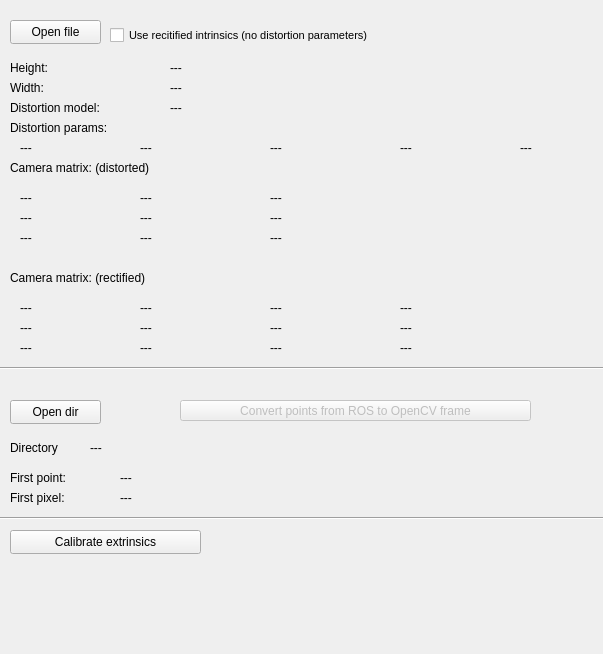
<?xml version="1.0" encoding="UTF-8"?>
<ui version="4.0">
 <class>MainWindow</class>
 <widget class="QMainWindow" name="MainWindow">
  <property name="geometry">
   <rect>
    <x>0</x>
    <y>0</y>
    <width>603</width>
    <height>654</height>
   </rect>
  </property>
  <property name="windowTitle">
   <string>MainWindow</string>
  </property>
  <widget class="QWidget" name="centralwidget">
   <widget class="QPushButton" name="pushButtonOpenFile">
    <property name="geometry">
     <rect>
      <x>10</x>
      <y>20</y>
      <width>91</width>
      <height>24</height>
     </rect>
    </property>
    <property name="text">
     <string>Open file</string>
    </property>
   </widget>
   <widget class="QLabel" name="label">
    <property name="geometry">
     <rect>
      <x>10</x>
      <y>100</y>
      <width>151</width>
      <height>16</height>
     </rect>
    </property>
    <property name="text">
     <string>Distortion model:</string>
    </property>
   </widget>
   <widget class="QLabel" name="labelDisMod">
    <property name="geometry">
     <rect>
      <x>170</x>
      <y>100</y>
      <width>75</width>
      <height>16</height>
     </rect>
    </property>
    <property name="text">
     <string>---</string>
    </property>
   </widget>
   <widget class="QLabel" name="label_2">
    <property name="geometry">
     <rect>
      <x>10</x>
      <y>60</y>
      <width>75</width>
      <height>16</height>
     </rect>
    </property>
    <property name="text">
     <string>Height:</string>
    </property>
   </widget>
   <widget class="QLabel" name="labelHeight">
    <property name="geometry">
     <rect>
      <x>170</x>
      <y>60</y>
      <width>75</width>
      <height>16</height>
     </rect>
    </property>
    <property name="text">
     <string>---</string>
    </property>
   </widget>
   <widget class="QLabel" name="label_3">
    <property name="geometry">
     <rect>
      <x>10</x>
      <y>80</y>
      <width>75</width>
      <height>16</height>
     </rect>
    </property>
    <property name="text">
     <string>Width:</string>
    </property>
   </widget>
   <widget class="QLabel" name="labelWidth">
    <property name="geometry">
     <rect>
      <x>170</x>
      <y>80</y>
      <width>75</width>
      <height>16</height>
     </rect>
    </property>
    <property name="text">
     <string>---</string>
    </property>
   </widget>
   <widget class="QLabel" name="label_5">
    <property name="geometry">
     <rect>
      <x>10</x>
      <y>160</y>
      <width>231</width>
      <height>16</height>
     </rect>
    </property>
    <property name="text">
     <string>Camera matrix: (distorted)</string>
    </property>
   </widget>
   <widget class="QLabel" name="labelMatDis00">
    <property name="geometry">
     <rect>
      <x>20</x>
      <y>190</y>
      <width>111</width>
      <height>16</height>
     </rect>
    </property>
    <property name="text">
     <string>---</string>
    </property>
   </widget>
   <widget class="QLabel" name="label_6">
    <property name="geometry">
     <rect>
      <x>10</x>
      <y>270</y>
      <width>231</width>
      <height>16</height>
     </rect>
    </property>
    <property name="text">
     <string>Camera matrix: (rectified)</string>
    </property>
   </widget>
   <widget class="QLabel" name="labelMatDis01">
    <property name="geometry">
     <rect>
      <x>140</x>
      <y>190</y>
      <width>111</width>
      <height>16</height>
     </rect>
    </property>
    <property name="text">
     <string>---</string>
    </property>
   </widget>
   <widget class="QLabel" name="labelMatDis02">
    <property name="geometry">
     <rect>
      <x>270</x>
      <y>190</y>
      <width>111</width>
      <height>16</height>
     </rect>
    </property>
    <property name="text">
     <string>---</string>
    </property>
   </widget>
   <widget class="QLabel" name="labelMatDis10">
    <property name="geometry">
     <rect>
      <x>20</x>
      <y>210</y>
      <width>111</width>
      <height>16</height>
     </rect>
    </property>
    <property name="text">
     <string>---</string>
    </property>
   </widget>
   <widget class="QLabel" name="labelMatDis12">
    <property name="geometry">
     <rect>
      <x>270</x>
      <y>210</y>
      <width>111</width>
      <height>16</height>
     </rect>
    </property>
    <property name="text">
     <string>---</string>
    </property>
   </widget>
   <widget class="QLabel" name="labelMatDis11">
    <property name="geometry">
     <rect>
      <x>140</x>
      <y>210</y>
      <width>111</width>
      <height>16</height>
     </rect>
    </property>
    <property name="text">
     <string>---</string>
    </property>
   </widget>
   <widget class="QLabel" name="labelMatDis20">
    <property name="geometry">
     <rect>
      <x>20</x>
      <y>230</y>
      <width>111</width>
      <height>16</height>
     </rect>
    </property>
    <property name="text">
     <string>---</string>
    </property>
   </widget>
   <widget class="QLabel" name="labelMatDis22">
    <property name="geometry">
     <rect>
      <x>270</x>
      <y>230</y>
      <width>111</width>
      <height>16</height>
     </rect>
    </property>
    <property name="text">
     <string>---</string>
    </property>
   </widget>
   <widget class="QLabel" name="labelMatDis21">
    <property name="geometry">
     <rect>
      <x>140</x>
      <y>230</y>
      <width>111</width>
      <height>16</height>
     </rect>
    </property>
    <property name="text">
     <string>---</string>
    </property>
   </widget>
   <widget class="QLabel" name="labelMatRect10">
    <property name="geometry">
     <rect>
      <x>20</x>
      <y>320</y>
      <width>111</width>
      <height>16</height>
     </rect>
    </property>
    <property name="text">
     <string>---</string>
    </property>
   </widget>
   <widget class="QLabel" name="labelMatRect00">
    <property name="geometry">
     <rect>
      <x>20</x>
      <y>300</y>
      <width>111</width>
      <height>16</height>
     </rect>
    </property>
    <property name="text">
     <string>---</string>
    </property>
   </widget>
   <widget class="QLabel" name="labelMatRect11">
    <property name="geometry">
     <rect>
      <x>140</x>
      <y>320</y>
      <width>111</width>
      <height>16</height>
     </rect>
    </property>
    <property name="text">
     <string>---</string>
    </property>
   </widget>
   <widget class="QLabel" name="labelMatRect02">
    <property name="geometry">
     <rect>
      <x>270</x>
      <y>300</y>
      <width>111</width>
      <height>16</height>
     </rect>
    </property>
    <property name="text">
     <string>---</string>
    </property>
   </widget>
   <widget class="QLabel" name="labelMatRect12">
    <property name="geometry">
     <rect>
      <x>270</x>
      <y>320</y>
      <width>111</width>
      <height>16</height>
     </rect>
    </property>
    <property name="text">
     <string>---</string>
    </property>
   </widget>
   <widget class="QLabel" name="labelMatRect20">
    <property name="geometry">
     <rect>
      <x>20</x>
      <y>340</y>
      <width>111</width>
      <height>16</height>
     </rect>
    </property>
    <property name="text">
     <string>---</string>
    </property>
   </widget>
   <widget class="QLabel" name="labelMatRect01">
    <property name="geometry">
     <rect>
      <x>140</x>
      <y>300</y>
      <width>111</width>
      <height>16</height>
     </rect>
    </property>
    <property name="text">
     <string>---</string>
    </property>
   </widget>
   <widget class="QLabel" name="labelMatRect22">
    <property name="geometry">
     <rect>
      <x>270</x>
      <y>340</y>
      <width>111</width>
      <height>16</height>
     </rect>
    </property>
    <property name="text">
     <string>---</string>
    </property>
   </widget>
   <widget class="QLabel" name="labelMatRect21">
    <property name="geometry">
     <rect>
      <x>140</x>
      <y>340</y>
      <width>111</width>
      <height>16</height>
     </rect>
    </property>
    <property name="text">
     <string>---</string>
    </property>
   </widget>
   <widget class="QLabel" name="labelMatRect23">
    <property name="geometry">
     <rect>
      <x>400</x>
      <y>340</y>
      <width>111</width>
      <height>16</height>
     </rect>
    </property>
    <property name="text">
     <string>---</string>
    </property>
   </widget>
   <widget class="QLabel" name="labelMatRect03">
    <property name="geometry">
     <rect>
      <x>400</x>
      <y>300</y>
      <width>111</width>
      <height>16</height>
     </rect>
    </property>
    <property name="text">
     <string>---</string>
    </property>
   </widget>
   <widget class="QLabel" name="labelMatRect13">
    <property name="geometry">
     <rect>
      <x>400</x>
      <y>320</y>
      <width>111</width>
      <height>16</height>
     </rect>
    </property>
    <property name="text">
     <string>---</string>
    </property>
   </widget>
   <widget class="QLabel" name="label_4">
    <property name="geometry">
     <rect>
      <x>10</x>
      <y>120</y>
      <width>151</width>
      <height>16</height>
     </rect>
    </property>
    <property name="text">
     <string>Distortion params:</string>
    </property>
   </widget>
   <widget class="QLabel" name="labelDisParam0">
    <property name="geometry">
     <rect>
      <x>20</x>
      <y>140</y>
      <width>111</width>
      <height>16</height>
     </rect>
    </property>
    <property name="text">
     <string>---</string>
    </property>
   </widget>
   <widget class="QLabel" name="labelDisParam2">
    <property name="geometry">
     <rect>
      <x>270</x>
      <y>140</y>
      <width>111</width>
      <height>16</height>
     </rect>
    </property>
    <property name="text">
     <string>---</string>
    </property>
   </widget>
   <widget class="QLabel" name="labelDisParam1">
    <property name="geometry">
     <rect>
      <x>140</x>
      <y>140</y>
      <width>111</width>
      <height>16</height>
     </rect>
    </property>
    <property name="text">
     <string>---</string>
    </property>
   </widget>
   <widget class="QLabel" name="labelDisParam3">
    <property name="geometry">
     <rect>
      <x>400</x>
      <y>140</y>
      <width>111</width>
      <height>16</height>
     </rect>
    </property>
    <property name="text">
     <string>---</string>
    </property>
   </widget>
   <widget class="QLabel" name="labelDisParam4">
    <property name="geometry">
     <rect>
      <x>520</x>
      <y>140</y>
      <width>111</width>
      <height>16</height>
     </rect>
    </property>
    <property name="text">
     <string>---</string>
    </property>
   </widget>
   <widget class="QCheckBox" name="checkBoxRect">
    <property name="geometry">
     <rect>
      <x>110</x>
      <y>20</y>
      <width>341</width>
      <height>31</height>
     </rect>
    </property>
    <property name="font">
     <font>
      <pointsize>8</pointsize>
     </font>
    </property>
    <property name="text">
     <string>Use recitified intrinsics (no distortion parameters)</string>
    </property>
   </widget>
   <widget class="QPushButton" name="pushButtonSelectInputDir">
    <property name="geometry">
     <rect>
      <x>10</x>
      <y>400</y>
      <width>91</width>
      <height>24</height>
     </rect>
    </property>
    <property name="text">
     <string>Open dir</string>
    </property>
   </widget>
   <widget class="QLabel" name="labelInputDir">
    <property name="geometry">
     <rect>
      <x>90</x>
      <y>440</y>
      <width>451</width>
      <height>16</height>
     </rect>
    </property>
    <property name="text">
     <string>---</string>
    </property>
   </widget>
   <widget class="QLabel" name="label_7">
    <property name="geometry">
     <rect>
      <x>10</x>
      <y>440</y>
      <width>91</width>
      <height>16</height>
     </rect>
    </property>
    <property name="text">
     <string>Directory</string>
    </property>
   </widget>
   <widget class="Line" name="line">
    <property name="geometry">
     <rect>
      <x>-60</x>
      <y>360</y>
      <width>901</width>
      <height>16</height>
     </rect>
    </property>
    <property name="orientation">
     <enum>Qt::Horizontal</enum>
    </property>
   </widget>
   <widget class="QLabel" name="label_8">
    <property name="geometry">
     <rect>
      <x>10</x>
      <y>470</y>
      <width>121</width>
      <height>16</height>
     </rect>
    </property>
    <property name="text">
     <string>First point:</string>
    </property>
   </widget>
   <widget class="QLabel" name="label_9">
    <property name="geometry">
     <rect>
      <x>10</x>
      <y>490</y>
      <width>121</width>
      <height>16</height>
     </rect>
    </property>
    <property name="text">
     <string>First pixel:</string>
    </property>
   </widget>
   <widget class="QLabel" name="labelfpo">
    <property name="geometry">
     <rect>
      <x>120</x>
      <y>470</y>
      <width>231</width>
      <height>16</height>
     </rect>
    </property>
    <property name="text">
     <string>---</string>
    </property>
   </widget>
   <widget class="QLabel" name="labelfpi">
    <property name="geometry">
     <rect>
      <x>120</x>
      <y>490</y>
      <width>231</width>
      <height>16</height>
     </rect>
    </property>
    <property name="text">
     <string>---</string>
    </property>
   </widget>
   <widget class="QPushButton" name="pushButtonROS2CV">
    <property name="enabled">
     <bool>false</bool>
    </property>
    <property name="geometry">
     <rect>
      <x>180</x>
      <y>400</y>
      <width>351</width>
      <height>21</height>
     </rect>
    </property>
    <property name="text">
     <string>Convert points from ROS to OpenCV frame</string>
    </property>
   </widget>
   <widget class="Line" name="line_2">
    <property name="geometry">
     <rect>
      <x>-120</x>
      <y>510</y>
      <width>901</width>
      <height>16</height>
     </rect>
    </property>
    <property name="orientation">
     <enum>Qt::Horizontal</enum>
    </property>
   </widget>
   <widget class="QPushButton" name="pushButtonCalibrate">
    <property name="geometry">
     <rect>
      <x>10</x>
      <y>530</y>
      <width>191</width>
      <height>24</height>
     </rect>
    </property>
    <property name="text">
     <string>Calibrate extrinsics</string>
    </property>
   </widget>
  </widget>
 </widget>
 <resources/>
 <connections>
  <connection>
   <sender>pushButtonOpenFile</sender>
   <signal>clicked()</signal>
   <receiver>MainWindow</receiver>
   <slot>slotPushButtonOpenFile()</slot>
   <hints>
    <hint type="sourcelabel">
     <x>80</x>
     <y>50</y>
    </hint>
    <hint type="destinationlabel">
     <x>152</x>
     <y>83</y>
    </hint>
   </hints>
  </connection>
  <connection>
   <sender>pushButtonSelectInputDir</sender>
   <signal>clicked()</signal>
   <receiver>MainWindow</receiver>
   <slot>slotButtonSelectInputDir()</slot>
   <hints>
    <hint type="sourcelabel">
     <x>54</x>
     <y>418</y>
    </hint>
    <hint type="destinationlabel">
     <x>193</x>
     <y>406</y>
    </hint>
   </hints>
  </connection>
  <connection>
   <sender>pushButtonROS2CV</sender>
   <signal>clicked()</signal>
   <receiver>MainWindow</receiver>
   <slot>slotPushButtonROS2CV()</slot>
   <hints>
    <hint type="sourcelabel">
     <x>480</x>
     <y>413</y>
    </hint>
    <hint type="destinationlabel">
     <x>506</x>
     <y>464</y>
    </hint>
   </hints>
  </connection>
  <connection>
   <sender>pushButtonCalibrate</sender>
   <signal>clicked()</signal>
   <receiver>MainWindow</receiver>
   <slot>slotCalibrate()</slot>
   <hints>
    <hint type="sourcelabel">
     <x>163</x>
     <y>542</y>
    </hint>
    <hint type="destinationlabel">
     <x>298</x>
     <y>583</y>
    </hint>
   </hints>
  </connection>
 </connections>
 <slots>
  <slot>countSlot()</slot>
  <slot>slotPushButtonOpenFile()</slot>
  <slot>slotPushButtonPublishCamInfo()</slot>
  <slot>slotButtonSelectInputDir()</slot>
  <slot>slotPushButtonROS2CV()</slot>
  <slot>slotCalibrate()</slot>
 </slots>
</ui>
